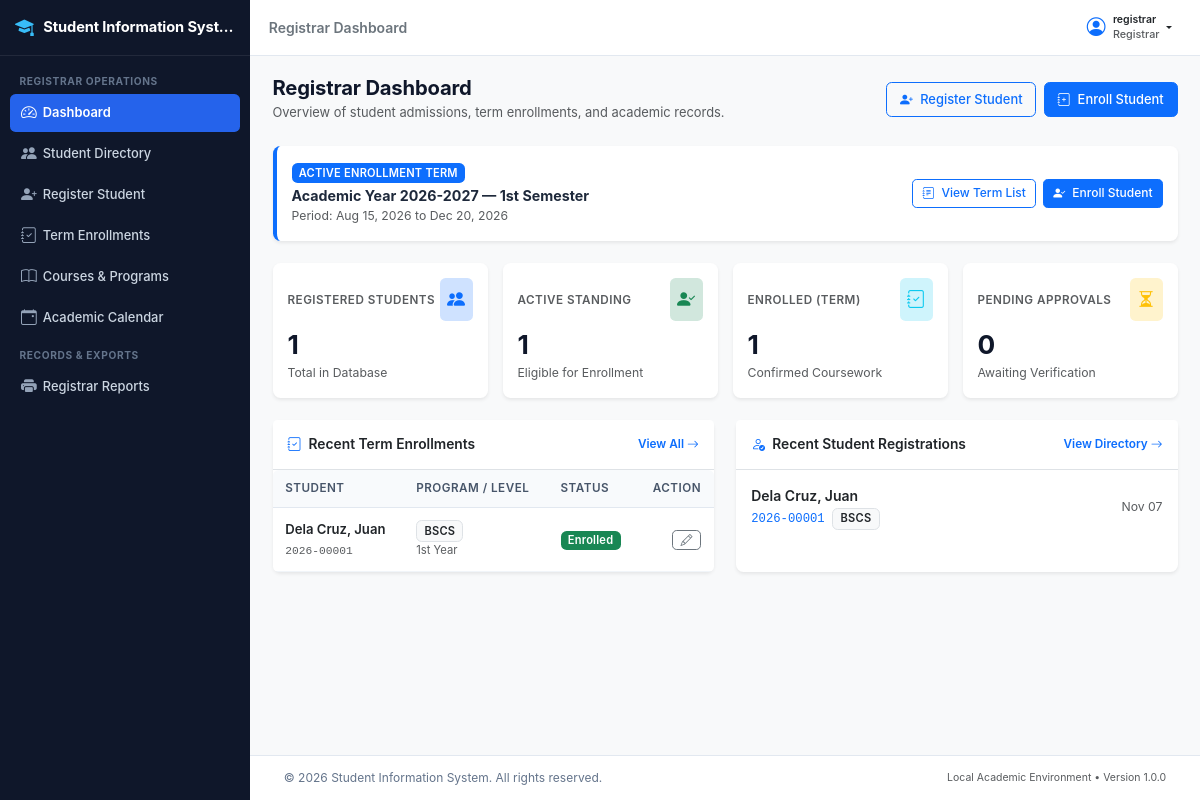
Page /registrar/dashboard.php (signed in) on the committed database.
### tables this page shows
CREATE TABLE `semesters` (
  `semester_id` int(11) NOT NULL AUTO_INCREMENT,
  `ay_id` int(11) NOT NULL,
  `semester_term` enum('1st Semester','2nd Semester','Summer') NOT NULL,
  `is_active` tinyint(1) NOT NULL DEFAULT 0,
  `start_date` date NOT NULL,
  `end_date` date NOT NULL,
  `created_at` datetime NOT NULL DEFAULT current_timestamp(),
  PRIMARY KEY (`semester_id`),
  UNIQUE KEY `uq_ay_term` (`ay_id`,`semester_term`),
  KEY `idx_semesters_active` (`is_active`),
  CONSTRAINT `fk_semesters_ay` FOREIGN KEY (`ay_id`) REFERENCES `academic_years` (`ay_id`) ON UPDATE CASCADE
);

CREATE TABLE `academic_years` (
  `ay_id` int(11) NOT NULL AUTO_INCREMENT,
  `year_code` varchar(20) NOT NULL,
  `start_year` int(11) NOT NULL,
  `end_year` int(11) NOT NULL,
  `is_current` tinyint(1) NOT NULL DEFAULT 0,
  `created_at` datetime NOT NULL DEFAULT current_timestamp(),
  PRIMARY KEY (`ay_id`),
  UNIQUE KEY `year_code` (`year_code`),
  KEY `idx_ay_current` (`is_current`)
);

CREATE TABLE `enrollments` (
  `enrollment_id` int(11) NOT NULL AUTO_INCREMENT,
  `student_id` int(11) NOT NULL,
  `semester_id` int(11) NOT NULL,
  `program_id` int(11) NOT NULL,
  `year_level` enum('1st Year','2nd Year','3rd Year','4th Year','5th Year') NOT NULL,
  `enrollment_date` date NOT NULL,
  `enrollment_status` enum('Pending','Enrolled','Dropped','Completed') NOT NULL DEFAULT 'Enrolled',
  `remarks` text DEFAULT NULL,
  `created_by` int(11) NOT NULL,
  `created_at` datetime NOT NULL DEFAULT current_timestamp(),
  `updated_at` datetime NOT NULL DEFAULT current_timestamp() ON UPDATE current_timestamp(),
  PRIMARY KEY (`enrollment_id`),
  UNIQUE KEY `uq_student_semester` (`student_id`,`semester_id`),
  KEY `idx_enrollments_semester` (`semester_id`),
  KEY `idx_enrollments_status` (`enrollment_status`),
  KEY `idx_enrollments_program` (`program_id`),
  KEY `fk_enrollments_creator` (`created_by`),
  CONSTRAINT `fk_enrollments_creator` FOREIGN KEY (`created_by`) REFERENCES `users` (`user_id`) ON UPDATE CASCADE,
  CONSTRAINT `fk_enrollments_program` FOREIGN KEY (`program_id`) REFERENCES `programs` (`program_id`) ON UPDATE CASCADE,
  CONSTRAINT `fk_enrollments_semester` FOREIGN KEY (`semester_id`) REFERENCES `semesters` (`semester_id`) ON UPDATE CASCADE,
  CONSTRAINT `fk_enrollments_student` FOREIGN KEY (`student_id`) REFERENCES `students` (`student_id`) ON UPDATE CASCADE
);

CREATE TABLE `students` (
  `student_id` int(11) NOT NULL AUTO_INCREMENT,
  `student_number` varchar(20) NOT NULL,
  `user_id` int(11) DEFAULT NULL,
  `first_name` varchar(50) NOT NULL,
  `middle_name` varchar(50) DEFAULT NULL,
  `last_name` varchar(50) NOT NULL,
  `date_of_birth` date NOT NULL,
  `gender` enum('Male','Female','Other') NOT NULL,
  `civil_status` enum('Single','Married','Widowed','Separated') NOT NULL DEFAULT 'Single',
  `email` varchar(100) NOT NULL,
  `contact_number` varchar(25) NOT NULL,
  `home_address` text NOT NULL,
  `emergency_contact_name` varchar(100) NOT NULL,
  `emergency_contact_number` varchar(25) NOT NULL,
  `program_id` int(11) NOT NULL,
  `current_status` enum('Active','Inactive','Graduated','Withdrawn') NOT NULL DEFAULT 'Active',
  `created_at` datetime NOT NULL DEFAULT current_timestamp(),
  `updated_at` datetime NOT NULL DEFAULT current_timestamp() ON UPDATE current_timestamp(),
  PRIMARY KEY (`student_id`),
  UNIQUE KEY `student_number` (`student_number`),
  UNIQUE KEY `email` (`email`),
  UNIQUE KEY `user_id` (`user_id`),
  KEY `idx_students_program` (`program_id`),
  KEY `idx_students_status` (`current_status`),
  KEY `idx_students_names` (`last_name`,`first_name`),
  CONSTRAINT `fk_students_program` FOREIGN KEY (`program_id`) REFERENCES `programs` (`program_id`) ON UPDATE CASCADE,
  CONSTRAINT `fk_students_user` FOREIGN KEY (`user_id`) REFERENCES `users` (`user_id`) ON DELETE SET NULL ON UPDATE CASCADE
);

CREATE TABLE `programs` (
  `program_id` int(11) NOT NULL AUTO_INCREMENT,
  `program_code` varchar(20) NOT NULL,
  `program_name` varchar(150) NOT NULL,
  `department` varchar(100) NOT NULL,
  `status` enum('Active','Inactive') NOT NULL DEFAULT 'Active',
  `created_at` datetime NOT NULL DEFAULT current_timestamp(),
  `updated_at` datetime NOT NULL DEFAULT current_timestamp() ON UPDATE current_timestamp(),
  PRIMARY KEY (`program_id`),
  UNIQUE KEY `program_code` (`program_code`),
  KEY `idx_programs_status` (`status`)
);

### registrar/dashboard.php (the view, shortened to what the rows shown need)
<?php
require_once __DIR__ . '/../includes/functions.php';
$conn = db_connect();
$active_term_res = mysqli_query($conn, "SELECT sem.semester_id, sem.semester_term, sem.start_date, sem.end_date, ay.year_code,
                                               (SELECT COUNT(*) FROM enrollments WHERE semester_id = sem.semester_id AND enrollment_status = 'Enrolled') as enrolled_count,
                                               (SELECT COUNT(*) FROM enrollments WHERE semester_id = sem.semester_id AND enrollment_status = 'Pending') as pending_count
                                        FROM semesters sem
                                        INNER JOIN academic_years ay ON sem.ay_id = ay.ay_id
                                        WHERE sem.is_active = 1
                                        LIMIT 1");
$active_term = mysqli_fetch_assoc($active_term_res);
$recents_st_res = mysqli_query($conn, "SELECT s.student_id, s.student_number, s.first_name, s.last_name, s.created_at, p.program_code
                                       FROM students s
                                       LEFT JOIN programs p ON s.program_id = p.program_id
                                       ORDER BY s.created_at DESC
                                       LIMIT 5");
$recents_enr_res = mysqli_query($conn, "SELECT e.enrollment_id, e.enrollment_date, e.enrollment_status, e.year_level,
                                               s.student_id, s.student_number, s.first_name, s.last_name,
                                               p.program_code
                                        FROM enrollments e
                                        INNER JOIN students s ON e.student_id = s.student_id
                                        INNER JOIN programs p ON e.program_id = p.program_id
                                        ORDER BY e.created_at DESC
                                        LIMIT 5");
require_once __DIR__ . '/../includes/header.php';
?>
<div class="app-wrapper">
    <div class="app-main">
        <main class="content-body">
            <div class="container-fluid px-0">
                <div class="d-flex flex-column flex-md-row justify-content-between align-items-md-center mb-4 gap-2">
                    <div>
                        <h1 class="h3 mb-1 fw-bold">Registrar Dashboard</h1>
                    </div>
                </div>
                <?php if ($active_term): ?>
                    <div class="card border-0 shadow-sm mb-4 border-start border-primary border-4">
                        <div class="card-body p-3">
                            <div class="d-flex flex-column flex-md-row justify-content-between align-items-md-center gap-2">
                                <div>
                                    <span class="badge bg-primary text-uppercase mb-1">Active Enrollment Term</span>
                                    <h5 class="fw-bold mb-0">
                                        Academic Year <?php echo escape($active_term['year_code']); ?> &mdash; <?php echo escape($active_term['semester_term']); ?>
                                    </h5>
                                    <small class="text-muted">
                                        Period: <?php echo !empty($active_term['start_date']) ? format_date($active_term['start_date']) : 'Current'; ?>
                                        to <?php echo !empty($active_term['end_date']) ? format_date($active_term['end_date']) : 'Current'; ?>
                                    </small>
                                </div>
                                <div class="d-flex gap-2">
                                    <a href="<?php echo APP_URL; ?>/registrar/enrollment/index.php" class="btn btn-sm btn-outline-primary">
                                        <i class="bi bi-journal-text me-1"></i> View Term List
                                    </a>
                                    <a href="<?php echo APP_URL; ?>/registrar/enrollment/enroll.php" class="btn btn-sm btn-primary">
                                        <i class="bi bi-person-check-fill me-1"></i> Enroll Student
                                    </a>
                                </div>
                            </div>
                        </div>
                    </div>
                <?php endif; ?>
                <div class="row g-4">
                    <div class="col-lg-6">
                        <div class="card border-0 shadow-sm h-100">
                            <div class="table-responsive">
                                <table class="table table-hover align-middle mb-0 small">
                                    <thead class="table-light">
                                        <tr>
                                            <th>Student</th>
                                            <th>Program / Level</th>
                                            <th>Status</th>
                                            <th class="text-end">Action</th>
                                        </tr>
                                    </thead>
                                    <tbody>
                                        <?php if ($recents_enr_res && mysqli_num_rows($recents_enr_res) > 0): ?>
                                            <?php while ($enr = mysqli_fetch_assoc($recents_enr_res)): ?>
                                                <tr>
                                                    <td>
                                                        <div class="fw-semibold text-dark">
                                                            <?php echo escape($enr['last_name'] . ', ' . $enr['first_name']); ?>
                                                        </div>
                                                        <span class="font-monospace text-muted" style="font-size: 0.75rem;">
                                                            <?php echo escape($enr['student_number']); ?>
                                                        </span>
                                                    </td>
                                                    <td>
                                                        <span class="badge bg-light text-dark border"><?php echo escape($enr['program_code']); ?></span>
                                                        <div class="text-muted" style="font-size: 0.75rem;"><?php echo escape($enr['year_level']); ?></div>
                                                    </td>
                                                    <td>
                                                        <?php
                                                        $badge_cls = 'bg-secondary';
                                                        if ($enr['enrollment_status'] === 'Enrolled') $badge_cls = 'bg-success';
                                                        elseif ($enr['enrollment_status'] === 'Pending') $badge_cls = 'bg-warning text-dark';
                                                        elseif ($enr['enrollment_status'] === 'Completed') $badge_cls = 'bg-info text-dark';
                                                        elseif ($enr['enrollment_status'] === 'Dropped') $badge_cls = 'bg-danger';
                                                        ?>
                                                        <span class="badge <?php echo $badge_cls; ?>"><?php echo escape($enr['enrollment_status']); ?></span>
                                                    </td>
                                                    <td class="text-end">
                                                        <a href="<?php echo APP_URL; ?>/registrar/enrollment/edit-status.php?id=<?php echo (int)$enr['enrollment_id']; ?>"
                                                           class="btn btn-sm btn-outline-secondary py-0 px-2" title="Edit Status">
                                                            <i class="bi bi-pencil"></i>
                                                        </a>
                                                    </td>
                                                </tr>
                                            <?php endwhile; ?>
                                        <?php endif; ?>
                                    </tbody>
                                </table>
                            </div>
                        </div>
                    </div>
                    <div class="col-lg-6">
                        <div class="card border-0 shadow-sm h-100">
                            <div class="card-body p-0">
                                <div class="list-group list-group-flush">
                                    <?php if ($recents_st_res && mysqli_num_rows($recents_st_res) > 0): ?>
                                        <?php while ($st = mysqli_fetch_assoc($recents_st_res)): ?>
                                            <a href="<?php echo APP_URL; ?>/registrar/students/view.php?id=<?php echo (int)$st['student_id']; ?>"
                                               class="list-group-item list-group-item-action p-3">
                                                <div class="d-flex w-100 justify-content-between align-items-center">
                                                    <div>
                                                        <div class="fw-semibold text-dark">
                                                            <?php echo escape($st['last_name'] . ', ' . $st['first_name']); ?>
                                                        </div>
                                                        <span class="font-monospace small text-primary"><?php echo escape($st['student_number']); ?></span>
                                                        <span class="badge bg-light text-dark border ms-1"><?php echo escape($st['program_code']); ?></span>
                                                    </div>
                                                    <small class="text-muted">
                                                        <?php echo format_date($st['created_at'], 'M d'); ?>
                                                    </small>
                                                </div>
                                            </a>
                                        <?php endwhile; ?>
                                    <?php else: ?>
                                        <div class="p-4 text-center text-muted">
                                            No students registered yet.
                                        </div>
                                    <?php endif; ?>
                                </div>
                            </div>
                        </div>
                    </div>
                </div>
            </div>
        </main>
        <?php require_once __DIR__ . '/../includes/footer.php'; ?>

### rows in the picture
semesters: ay.year_code "2026-2027", semester_term "1st Semester", start_date "Aug 15, 2026", end_date "Dec 20, 2026"
enrollments: student.first_name "Dela Cruz, Juan", student.student_number "2026-00001", program.program_code "BSCS", year_level "1st Year", enrollment_status "Enrolled"
students: last_name+first_name "Dela Cruz, Juan", student_number "2026-00001", program.program_code "BSCS", created_at "Nov 07"

### other values in the picture
APP_NAME "Student Information Syst…"
$page_title "Registrar Dashboard"
$auth_user['username'] "registrar"
$auth_user['role_name'] "Registrar"
$total_students "1"
$active_students "1"
$active_term_enrolled "1"
$active_term_pending "0"
APP_NAME "Student Information System"
APP_VERSION "1.0.0"
